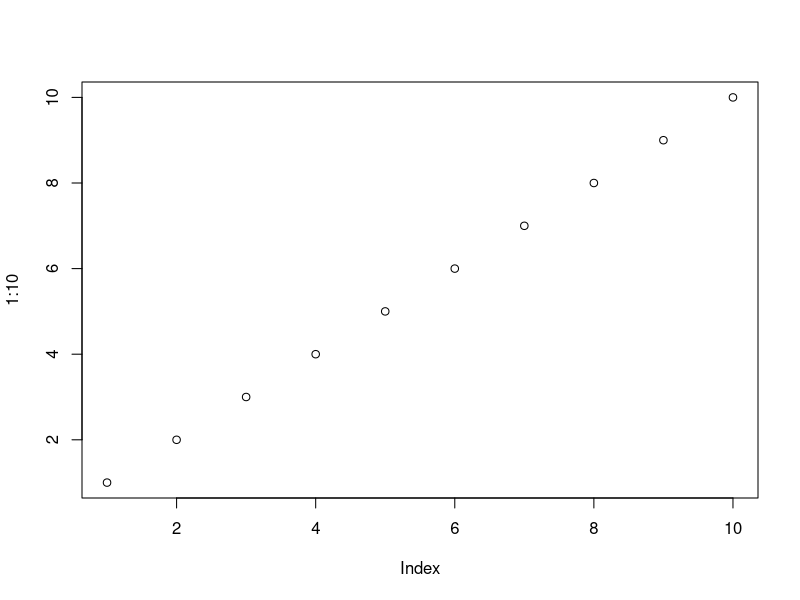
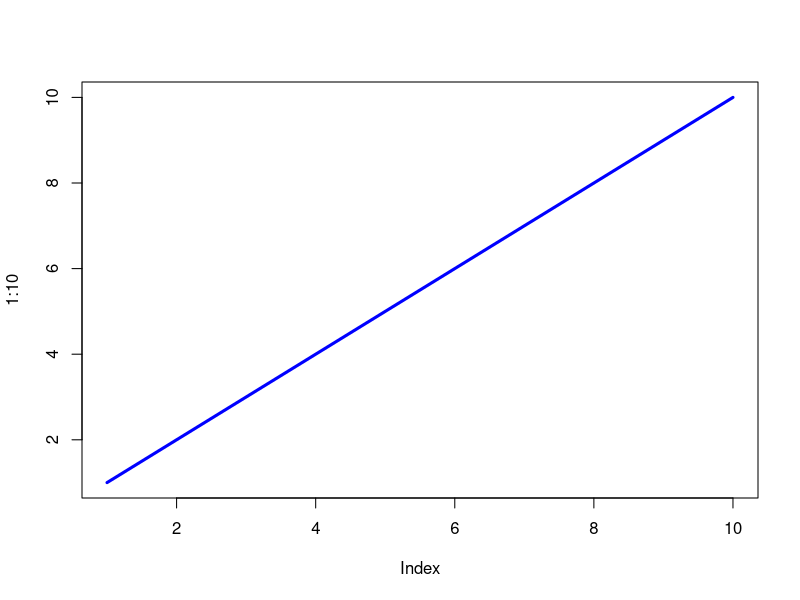
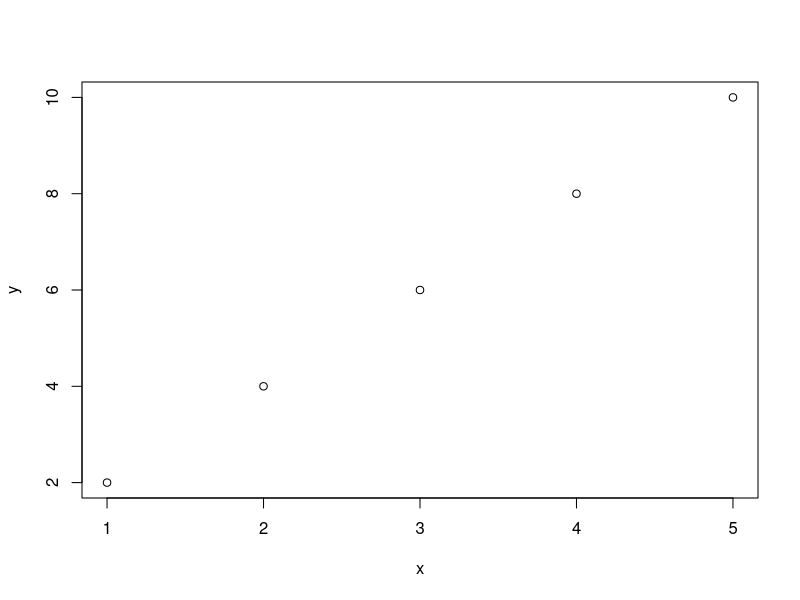
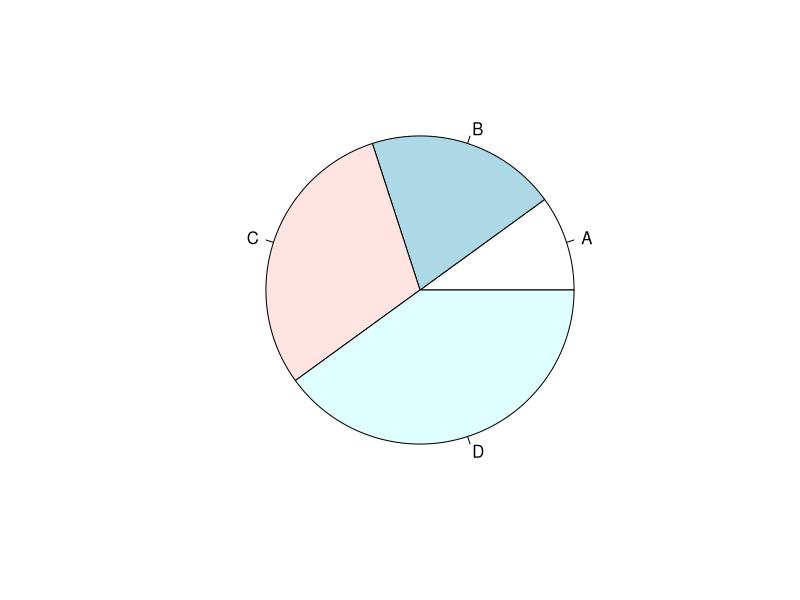
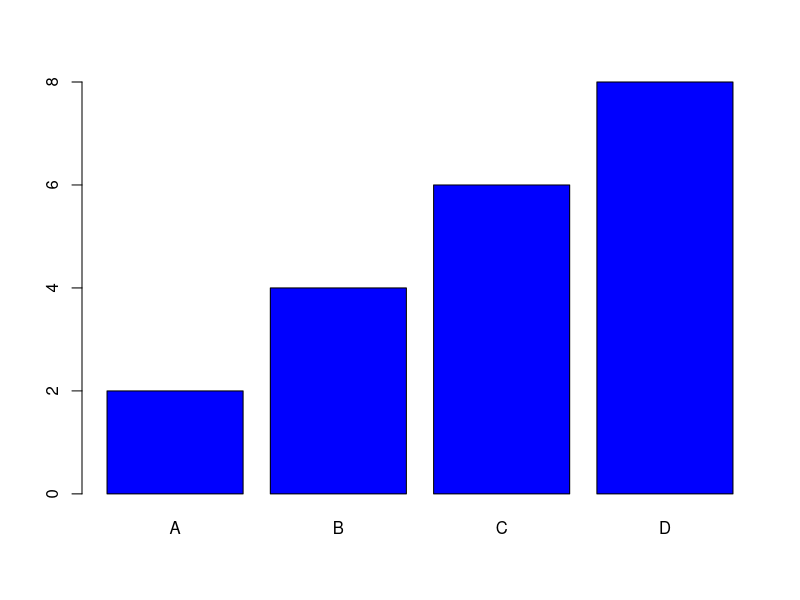

These figures' R source, in order:
# =====================================================
# 6. GRAPHICS IN R
# =====================================================

# Simple plot
plot(1:10)

# Line graph
plot(1:10, type = "l", col = "blue", lwd = 3)

# Scatter plot
x <- c(1, 2, 3, 4, 5)
y <- c(2, 4, 6, 8, 10)
plot(x, y)

# Pie chart
x <- c(10, 20, 30, 40)
labels <- c("A", "B", "C", "D")
pie(x, labels)

# Bar plot
x <- c("A", "B", "C", "D")
y <- c(2, 4, 6, 8)
barplot(y, names.arg = x, col = "blue")
